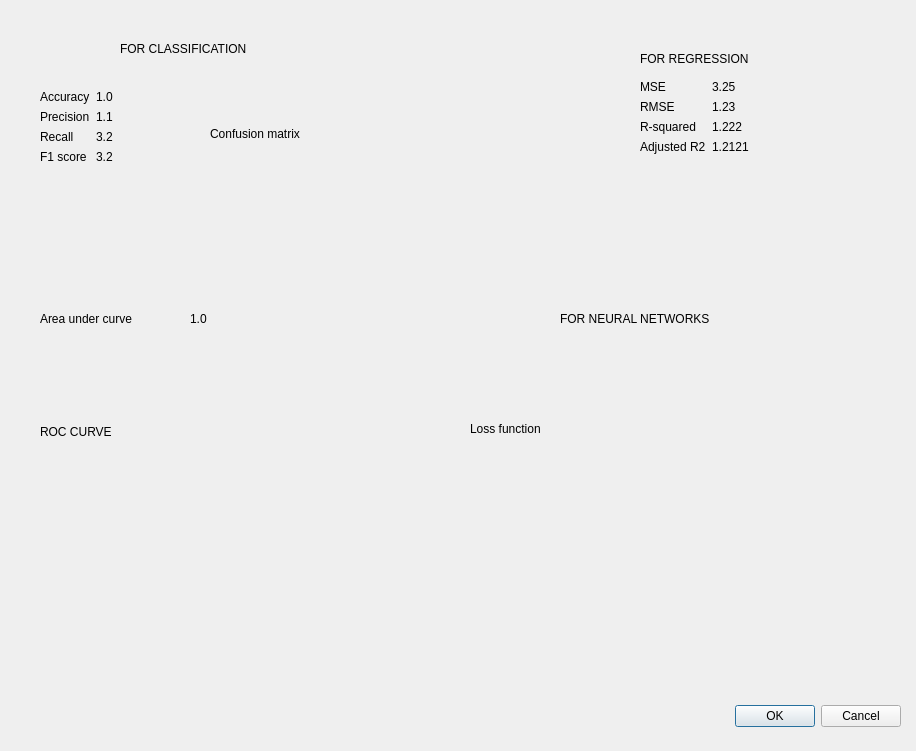
<?xml version="1.0" encoding="UTF-8"?>
<ui version="4.0">
 <class>Dialog</class>
 <widget class="QDialog" name="Dialog">
  <property name="geometry">
   <rect>
    <x>0</x>
    <y>0</y>
    <width>916</width>
    <height>751</height>
   </rect>
  </property>
  <property name="windowTitle">
   <string>Dialog</string>
  </property>
  <widget class="QDialogButtonBox" name="buttonBox">
   <property name="geometry">
    <rect>
     <x>280</x>
     <y>700</y>
     <width>621</width>
     <height>32</height>
    </rect>
   </property>
   <property name="orientation">
    <enum>Qt::Horizontal</enum>
   </property>
   <property name="standardButtons">
    <set>QDialogButtonBox::Cancel|QDialogButtonBox::Ok</set>
   </property>
  </widget>
  <widget class="QLabel" name="label_19">
   <property name="geometry">
    <rect>
     <x>640</x>
     <y>50</y>
     <width>161</width>
     <height>17</height>
    </rect>
   </property>
   <property name="text">
    <string>FOR REGRESSION</string>
   </property>
  </widget>
  <widget class="QLabel" name="label_20">
   <property name="geometry">
    <rect>
     <x>120</x>
     <y>40</y>
     <width>161</width>
     <height>17</height>
    </rect>
   </property>
   <property name="text">
    <string>FOR CLASSIFICATION</string>
   </property>
  </widget>
  <widget class="QLabel" name="label_21">
   <property name="geometry">
    <rect>
     <x>560</x>
     <y>310</y>
     <width>181</width>
     <height>17</height>
    </rect>
   </property>
   <property name="text">
    <string>FOR NEURAL NETWORKS</string>
   </property>
  </widget>
  <widget class="QLabel" name="label_23">
   <property name="geometry">
    <rect>
     <x>40</x>
     <y>310</y>
     <width>141</width>
     <height>17</height>
    </rect>
   </property>
   <property name="text">
    <string>Area under curve</string>
   </property>
  </widget>
  <widget class="QLabel" name="label_24">
   <property name="geometry">
    <rect>
     <x>190</x>
     <y>310</y>
     <width>141</width>
     <height>17</height>
    </rect>
   </property>
   <property name="text">
    <string>1.0</string>
   </property>
  </widget>
  <widget class="QWidget" name="layoutWidget">
   <property name="geometry">
    <rect>
     <x>40</x>
     <y>90</y>
     <width>137</width>
     <height>88</height>
    </rect>
   </property>
   <layout class="QFormLayout" name="formLayout">
    <item row="0" column="0">
     <widget class="QLabel" name="label">
      <property name="text">
       <string>Accuracy</string>
      </property>
     </widget>
    </item>
    <item row="0" column="1">
     <widget class="QLabel" name="label_12">
      <property name="text">
       <string>1.0</string>
      </property>
     </widget>
    </item>
    <item row="1" column="0">
     <widget class="QLabel" name="label_2">
      <property name="text">
       <string>Precision</string>
      </property>
     </widget>
    </item>
    <item row="1" column="1">
     <widget class="QLabel" name="label_13">
      <property name="text">
       <string>1.1</string>
      </property>
     </widget>
    </item>
    <item row="2" column="0">
     <widget class="QLabel" name="label_3">
      <property name="text">
       <string>Recall</string>
      </property>
     </widget>
    </item>
    <item row="2" column="1">
     <widget class="QLabel" name="label_14">
      <property name="text">
       <string>3.2</string>
      </property>
     </widget>
    </item>
    <item row="3" column="0">
     <widget class="QLabel" name="label_4">
      <property name="text">
       <string>F1 score</string>
      </property>
     </widget>
    </item>
    <item row="3" column="1">
     <widget class="QLabel" name="label_15">
      <property name="text">
       <string>3.2</string>
      </property>
     </widget>
    </item>
   </layout>
  </widget>
  <widget class="QWidget" name="layoutWidget">
   <property name="geometry">
    <rect>
     <x>640</x>
     <y>80</y>
     <width>158</width>
     <height>88</height>
    </rect>
   </property>
   <layout class="QFormLayout" name="formLayout_2">
    <item row="0" column="0">
     <widget class="QLabel" name="label_10">
      <property name="text">
       <string>MSE</string>
      </property>
     </widget>
    </item>
    <item row="0" column="1">
     <widget class="QLabel" name="label_16">
      <property name="text">
       <string>3.25</string>
      </property>
     </widget>
    </item>
    <item row="1" column="1">
     <widget class="QLabel" name="label_17">
      <property name="text">
       <string>1.23</string>
      </property>
     </widget>
    </item>
    <item row="2" column="0">
     <widget class="QLabel" name="label_7">
      <property name="text">
       <string>R-squared</string>
      </property>
     </widget>
    </item>
    <item row="2" column="1">
     <widget class="QLabel" name="label_18">
      <property name="text">
       <string>1.222</string>
      </property>
     </widget>
    </item>
    <item row="1" column="0">
     <widget class="QLabel" name="label_8">
      <property name="text">
       <string>RMSE</string>
      </property>
     </widget>
    </item>
    <item row="3" column="0">
     <widget class="QLabel" name="label_25">
      <property name="text">
       <string>Adjusted R2</string>
      </property>
     </widget>
    </item>
    <item row="3" column="1">
     <widget class="QLabel" name="label_26">
      <property name="text">
       <string>1.2121</string>
      </property>
     </widget>
    </item>
   </layout>
  </widget>
  <widget class="QWidget" name="layoutWidget">
   <property name="geometry">
    <rect>
     <x>210</x>
     <y>90</y>
     <width>231</width>
     <height>181</height>
    </rect>
   </property>
   <layout class="QVBoxLayout" name="verticalLayout">
    <item>
     <widget class="QLabel" name="label_5">
      <property name="text">
       <string>Confusion matrix</string>
      </property>
     </widget>
    </item>
    <item>
     <widget class="QLabel" name="label_6">
      <property name="text">
       <string/>
      </property>
      <property name="pixmap">
       <pixmap>../../../../../../Pictures/confusion_matrix_example.png</pixmap>
      </property>
      <property name="scaledContents">
       <bool>true</bool>
      </property>
     </widget>
    </item>
   </layout>
  </widget>
  <widget class="QWidget" name="layoutWidget">
   <property name="geometry">
    <rect>
     <x>40</x>
     <y>340</y>
     <width>361</width>
     <height>371</height>
    </rect>
   </property>
   <layout class="QVBoxLayout" name="verticalLayout_2">
    <item>
     <widget class="QLabel" name="label_9">
      <property name="text">
       <string>ROC CURVE</string>
      </property>
     </widget>
    </item>
    <item>
     <widget class="QLabel" name="label_11">
      <property name="text">
       <string/>
      </property>
      <property name="pixmap">
       <pixmap>../../../../../../Pictures/roc_curve_example.png</pixmap>
      </property>
      <property name="scaledContents">
       <bool>true</bool>
      </property>
     </widget>
    </item>
   </layout>
  </widget>
  <widget class="QWidget" name="layoutWidget">
   <property name="geometry">
    <rect>
     <x>470</x>
     <y>350</y>
     <width>421</width>
     <height>321</height>
    </rect>
   </property>
   <layout class="QVBoxLayout" name="verticalLayout_3">
    <item>
     <widget class="QLabel" name="label_22">
      <property name="text">
       <string>Loss function</string>
      </property>
     </widget>
    </item>
    <item>
     <widget class="QLabel" name="label_27">
      <property name="text">
       <string/>
      </property>
      <property name="pixmap">
       <pixmap>../../../../../../Pictures/loss_function_example.png</pixmap>
      </property>
      <property name="scaledContents">
       <bool>true</bool>
      </property>
     </widget>
    </item>
   </layout>
  </widget>
 </widget>
 <resources/>
 <connections>
  <connection>
   <sender>buttonBox</sender>
   <signal>accepted()</signal>
   <receiver>Dialog</receiver>
   <slot>accept()</slot>
   <hints>
    <hint type="sourcelabel">
     <x>248</x>
     <y>254</y>
    </hint>
    <hint type="destinationlabel">
     <x>157</x>
     <y>274</y>
    </hint>
   </hints>
  </connection>
  <connection>
   <sender>buttonBox</sender>
   <signal>rejected()</signal>
   <receiver>Dialog</receiver>
   <slot>reject()</slot>
   <hints>
    <hint type="sourcelabel">
     <x>316</x>
     <y>260</y>
    </hint>
    <hint type="destinationlabel">
     <x>286</x>
     <y>274</y>
    </hint>
   </hints>
  </connection>
 </connections>
</ui>
